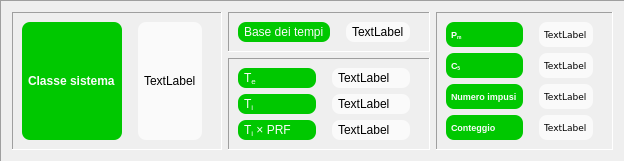
             <widget class="QFrame" name="frame_counting">
              <property name="autoFillBackground">
               <bool>true</bool>
              </property>
              <property name="frameShape">
               <enum>QFrame::Panel</enum>
              </property>
              <property name="frameShadow">
               <enum>QFrame::Sunken</enum>
              </property>
              <layout class="QGridLayout" name="gridLayout_18">
               <item row="1" column="1">
                <widget class="QFrame" name="frame_thermalC5">
                 <property name="frameShape">
                  <enum>QFrame::Panel</enum>
                 </property>
                 <property name="frameShadow">
                  <enum>QFrame::Sunken</enum>
                 </property>
                 <layout class="QGridLayout" name="gridLayout_73">
                  <item row="4" column="0">
                   <widget class="QLabel" name="tTi_prf_Label">
                    <property name="styleSheet">
                     <string notr="true">QLabel {background-color: #00c800}
QLabel {color: #fafafa}
QLabel {border: 0px solid grey}
QLabel {border-radius: 8px}
QLabel {padding: 3px}
QLabel {margin-right: 10px}</string>
                    </property>
                    <property name="text">
                     <string>T&lt;sub&gt;i&lt;/sub&gt; &amp;#215; PRF</string>
                    </property>
                   </widget>
                  </item>
                  <item row="2" column="1">
                   <widget class="QLabel" name="Te_Label">
                    <property name="styleSheet">
                     <string notr="true">QLabel {background-color: #fafafa}
QLabel {color: #000000}
QLabel {border: 0px solid grey}
QLabel {border-radius: 8px}
QLabel {padding: 3px}
QLabel {margin-right: 10px}</string>
                    </property>
                    <property name="text">
                     <string>TextLabel</string>
                    </property>
                   </widget>
                  </item>
                  <item row="4" column="1">
                   <widget class="QLabel" name="Ti_prf_Label">
                    <property name="styleSheet">
                     <string notr="true">QLabel {background-color: #fafafa}
QLabel {color: #000000}
QLabel {border: 0px solid grey}
QLabel {border-radius: 8px}
QLabel {padding: 3px}
QLabel {margin-right: 10px}</string>
                    </property>
                    <property name="text">
                     <string>TextLabel</string>
                    </property>
                   </widget>
                  </item>
                  <item row="3" column="1">
                   <widget class="QLabel" name="Ti_Label">
                    <property name="styleSheet">
                     <string notr="true">QLabel {background-color: #fafafa}
QLabel {color: #000000}
QLabel {border: 0px solid grey}
QLabel {border-radius: 8px}
QLabel {padding: 3px}
QLabel {margin-right: 10px}</string>
                    </property>
                    <property name="text">
                     <string>TextLabel</string>
                    </property>
                   </widget>
                  </item>
                  <item row="2" column="0">
                   <widget class="QLabel" name="tTe_Label">
                    <property name="styleSheet">
                     <string notr="true">QLabel {background-color: #00c800}
QLabel {color: #fafafa}
QLabel {border: 0px solid grey}
QLabel {border-radius: 8px}
QLabel {padding: 3px}
QLabel {margin-right: 10px}</string>
                    </property>
                    <property name="text">
                     <string>T&lt;sub&gt;e&lt;/sub&gt;</string>
                    </property>
                   </widget>
                  </item>
                  <item row="3" column="0">
                   <widget class="QLabel" name="tTi_Label">
                    <property name="styleSheet">
                     <string notr="true">QLabel {background-color: #00c800}
QLabel {color: #fafafa}
QLabel {border: 0px solid grey}
QLabel {border-radius: 8px}
QLabel {padding: 3px}
QLabel {margin-right: 10px}</string>
                    </property>
                    <property name="text">
                     <string>T&lt;sub&gt;i&lt;/sub&gt;</string>
                    </property>
                   </widget>
                  </item>
                 </layout>
                </widget>
               </item>
               <item row="0" column="1">
                <widget class="QFrame" name="frame_baseTime">
                 <property name="frameShape">
                  <enum>QFrame::Panel</enum>
                 </property>
                 <property name="frameShadow">
                  <enum>QFrame::Sunken</enum>
                 </property>
                 <layout class="QGridLayout" name="gridLayout_19">
                  <item row="0" column="0">
                   <widget class="QLabel" name="tTimeBase_Label">
                    <property name="styleSheet">
                     <string notr="true">QLabel {background-color: #00c800;
color: #fafafa;
border: 0px solid grey;
border-radius: 8px;
padding: 3px;
margin-right: 10px}</string>
                    </property>
                    <property name="text">
                     <string>Base dei tempi</string>
                    </property>
                   </widget>
                  </item>
                  <item row="0" column="1">
                   <widget class="QLabel" name="timeBase_Label">
                    <property name="styleSheet">
                     <string notr="true">QLabel {background-color: #fafafa}
QLabel {color: #000000}
QLabel {border: 0px solid grey}
QLabel {border-radius: 8px}
QLabel {padding: 3px}
QLabel {margin-right: 10px}</string>
                    </property>
                    <property name="text">
                     <string>TextLabel</string>
                    </property>
                   </widget>
                  </item>
                 </layout>
                </widget>
               </item>
               <item row="0" column="2" rowspan="2">
                <widget class="QFrame" name="frame_pulses">
                 <property name="frameShape">
                  <enum>QFrame::Panel</enum>
                 </property>
                 <property name="frameShadow">
                  <enum>QFrame::Sunken</enum>
                 </property>
                 <layout class="QGridLayout" name="gridLayout_9">
                  <item row="1" column="0">
                   <widget class="QLabel" name="tC5_Label">
                    <property name="font">
                     <font>
                      <pointsize>7</pointsize>
                      <weight>75</weight>
                      <bold>true</bold>
                     </font>
                    </property>
                    <property name="styleSheet">
                     <string notr="true">QLabel {background-color: #00c800}
QLabel {color: #fafafa}
QLabel {border: 0px solid grey}
QLabel {border-radius: 8px}
QLabel {padding: 3px}
QLabel {margin-right: 10px}</string>
                    </property>
                    <property name="text">
                     <string>C&lt;sub&gt;5&lt;/sub&gt;</string>
                    </property>
                   </widget>
                  </item>
                  <item row="1" column="1">
                   <widget class="QLabel" name="C5_Label">
                    <property name="font">
                     <font>
                      <family>Verdana</family>
                      <pointsize>7</pointsize>
                      <weight>50</weight>
                      <bold>false</bold>
                     </font>
                    </property>
                    <property name="styleSheet">
                     <string notr="true">QLabel {background-color: #fafafa}
QLabel {color: #000000}
QLabel {border: 0px solid grey}
QLabel {border-radius: 8px}
QLabel {padding: 3px}
QLabel {margin-right: 10px}</string>
                    </property>
                    <property name="text">
                     <string>TextLabel</string>
                    </property>
                    <property name="alignment">
                     <set>Qt::AlignLeading|Qt::AlignLeft|Qt::AlignVCenter</set>
                    </property>
                   </widget>
                  </item>
                  <item row="2" column="0">
                   <widget class="QLabel" name="tPulseNumberLabel">
                    <property name="font">
                     <font>
                      <pointsize>7</pointsize>
                      <weight>75</weight>
                      <bold>true</bold>
                     </font>
                    </property>
                    <property name="styleSheet">
                     <string notr="true">QLabel {background-color: #00c800}
QLabel {color: #fafafa}
QLabel {border: 0px solid grey}
QLabel {border-radius: 8px}
QLabel {padding: 3px}
QLabel {margin-right: 10px}</string>
                    </property>
                    <property name="text">
                     <string>Numero impusi</string>
                    </property>
                   </widget>
                  </item>
                  <item row="2" column="1">
                   <widget class="QLabel" name="PulseNumberLabel">
                    <property name="font">
                     <font>
                      <family>Verdana</family>
                      <pointsize>7</pointsize>
                      <weight>50</weight>
                      <bold>false</bold>
                     </font>
                    </property>
                    <property name="styleSheet">
                     <string notr="true">QLabel {background-color: #fafafa}
QLabel {color: #000000}
QLabel {border: 0px solid grey}
QLabel {border-radius: 8px}
QLabel {padding: 3px}
QLabel {margin-right: 10px}</string>
                    </property>
                    <property name="text">
                     <string>TextLabel</string>
                    </property>
                   </widget>
                  </item>
                  <item row="0" column="0">
                   <widget class="QLabel" name="tMeanPowerLabel">
                    <property name="font">
                     <font>
                      <pointsize>7</pointsize>
                      <weight>75</weight>
                      <bold>true</bold>
                     </font>
                    </property>
                    <property name="styleSheet">
                     <string notr="true">QLabel {background-color: #00c800}
QLabel {color: #fafafa}
QLabel {border: 0px solid grey}
QLabel {border-radius: 8px}
QLabel {padding: 3px}
QLabel {margin-right: 10px}</string>
                    </property>
                    <property name="text">
                     <string>P&lt;sub&gt;m&lt;/sub&gt;</string>
                    </property>
                   </widget>
                  </item>
                  <item row="3" column="1">
                   <widget class="QLabel" name="CountingLabel">
                    <property name="font">
                     <font>
                      <family>Verdana</family>
                      <pointsize>7</pointsize>
                      <weight>50</weight>
                      <bold>false</bold>
                     </font>
                    </property>
                    <property name="styleSheet">
                     <string notr="true">QLabel {background-color: #fafafa}
QLabel {color: #000000}
QLabel {border: 0px solid grey}
QLabel {border-radius: 8px}
QLabel {padding: 3px}
QLabel {margin-right: 10px}</string>
                    </property>
                    <property name="text">
                     <string>TextLabel</string>
                    </property>
                   </widget>
                  </item>
                  <item row="3" column="0">
                   <widget class="QLabel" name="tCountingLabel">
                    <property name="font">
                     <font>
                      <pointsize>7</pointsize>
                      <weight>75</weight>
                      <bold>true</bold>
                     </font>
                    </property>
                    <property name="styleSheet">
                     <string notr="true">QLabel {background-color: #00c800}
QLabel {color: #fafafa}
QLabel {border: 0px solid grey}
QLabel {border-radius: 8px}
QLabel {padding: 3px}
QLabel {margin-right: 10px}</string>
                    </property>
                    <property name="text">
                     <string>Conteggio</string>
                    </property>
                   </widget>
                  </item>
                  <item row="0" column="1">
                   <widget class="QLabel" name="MeanPowerLabel">
                    <property name="font">
                     <font>
                      <family>Verdana</family>
                      <pointsize>7</pointsize>
                      <weight>50</weight>
                      <bold>false</bold>
                     </font>
                    </property>
                    <property name="styleSheet">
                     <string notr="true">QLabel {background-color: #fafafa}
QLabel {color: #000000}
QLabel {border: 0px solid grey}
QLabel {border-radius: 8px}
QLabel {padding: 3px}
QLabel {margin-right: 10px}</string>
                    </property>
                    <property name="text">
                     <string>TextLabel</string>
                    </property>
                    <property name="alignment">
                     <set>Qt::AlignLeading|Qt::AlignLeft|Qt::AlignVCenter</set>
                    </property>
                   </widget>
                  </item>
                 </layout>
                </widget>
               </item>
               <item row="0" column="0" rowspan="2">
                <widget class="QFrame" name="frame_class">
                 <property name="autoFillBackground">
                  <bool>false</bool>
                 </property>
                 <property name="frameShape">
                  <enum>QFrame::Panel</enum>
                 </property>
                 <property name="frameShadow">
                  <enum>QFrame::Sunken</enum>
                 </property>
                 <layout class="QGridLayout" name="gridLayout_21">
                  <item row="0" column="0">
                   <widget class="QLabel" name="tClass_Label">
                    <property name="minimumSize">
                     <size>
                      <width>0</width>
                      <height>0</height>
                     </size>
                    </property>
                    <property name="font">
                     <font>
                      <weight>75</weight>
                      <bold>true</bold>
                     </font>
                    </property>
                    <property name="styleSheet">
                     <string notr="true">QLabel {background-color: #00c800;
color: #fafafa;
border: 0px solid grey;
border-radius: 8px;
padding: 3px;
margin-right: 10px}</string>
                    </property>
                    <property name="text">
                     <string>Classe sistema</string>
                    </property>
                   </widget>
                  </item>
                  <item row="0" column="1">
                   <widget class="QLabel" name="class_Label">
                    <property name="styleSheet">
                     <string notr="true">QLabel {background-color: #fafafa}
QLabel {color: #000000}
QLabel {border: 0px solid grey}
QLabel {border-radius: 8px}
QLabel {padding: 3px}
QLabel {margin-right: 10px}</string>
                    </property>
                    <property name="text">
                     <string>TextLabel</string>
                    </property>
                   </widget>
                  </item>
                 </layout>
                </widget>
               </item>
              </layout>
             </widget>
